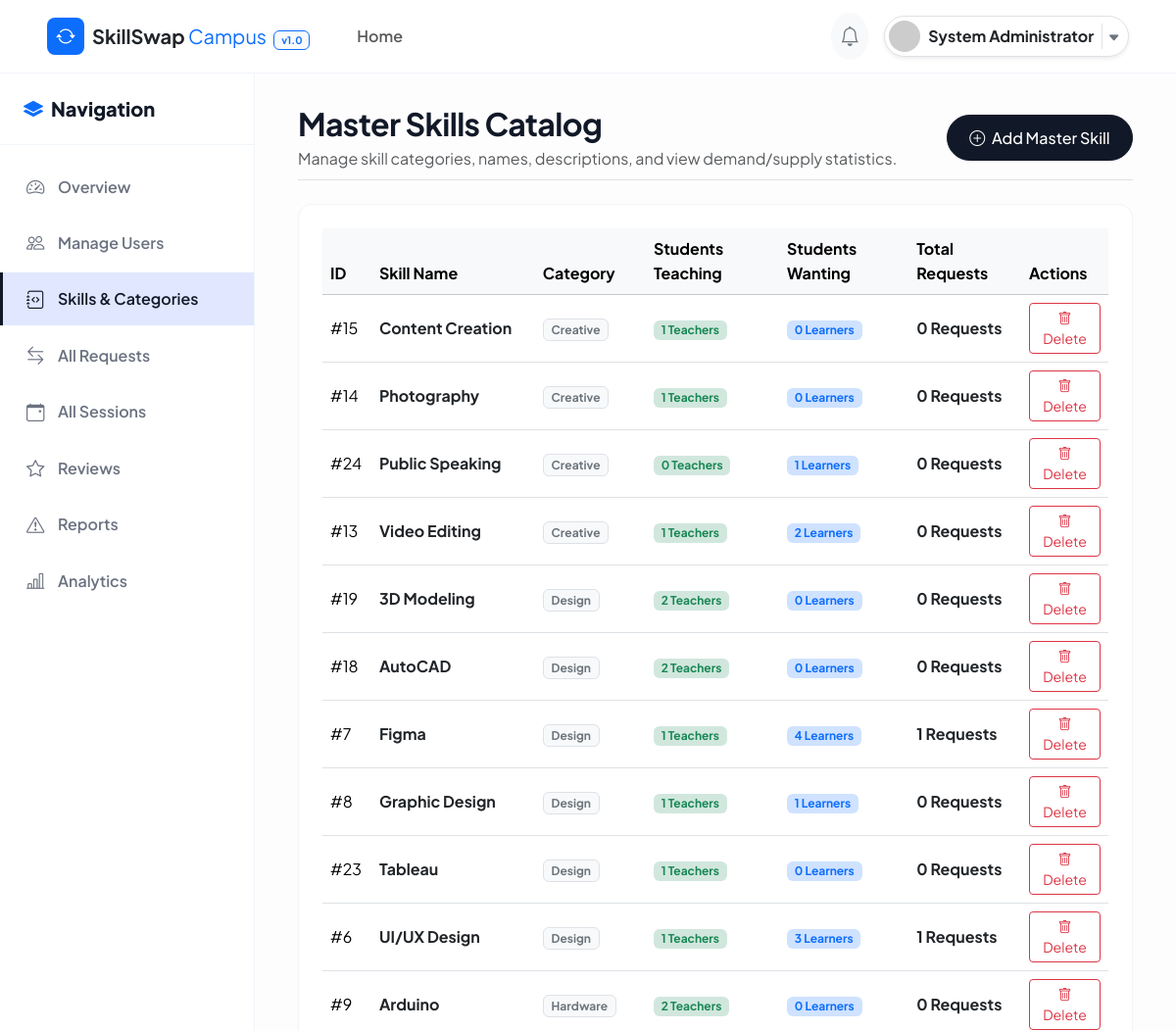
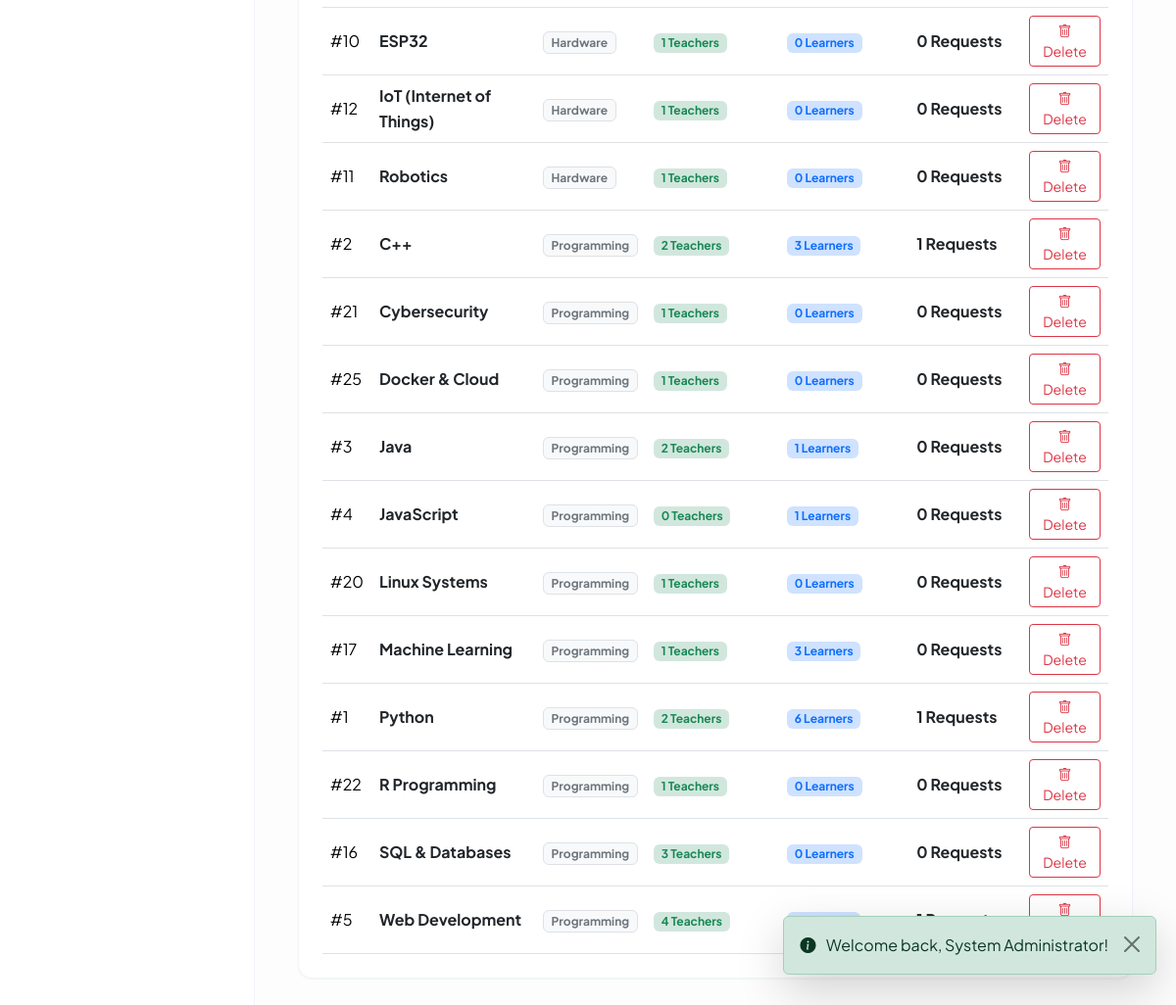
/admin/skills.php (signed in), run on the app's committed database (2 pictures, top to bottom).
### tables this page shows
CREATE TABLE `skills` (
  `skill_id` INT AUTO_INCREMENT PRIMARY KEY,
  `skill_name` VARCHAR(100) NOT NULL UNIQUE,
  `category` VARCHAR(50) NOT NULL,
  `description` TEXT DEFAULT NULL,
  `created_at` TIMESTAMP DEFAULT CURRENT_TIMESTAMP
);

### admin/skills.php (the view, shortened to what this page needs)
<?php
$pdo = Database::getConnection();
$stmtSkills = $pdo->query("SELECT * FROM vw_skill_demand_supply ORDER BY category ASC, skill_name ASC");
$skillsList = $stmtSkills->fetchAll(PDO::FETCH_ASSOC);
require_once __DIR__ . '/../includes/header.php';
require_once __DIR__ . '/../includes/navbar.php';
?>
<div class="dashboard-wrapper">
  <?php require_once __DIR__ . '/../includes/sidebar.php'; ?>
  <main class="main-content">
    <div class="container-fluid">
      <div class="d-flex flex-column flex-md-row justify-content-between align-items-md-center mb-4 pb-2 border-bottom">
        <div>
          <h2 class="fw-bold mb-1">Master Skills Catalog</h2>
          <p class="text-muted mb-0">Manage skill categories, names, descriptions, and view demand/supply statistics.</p>
        </div>
        <button class="btn btn-primary-custom mt-3 mt-md-0" data-bs-toggle="modal" data-bs-target="#addSkillModal">
          <i class="bi bi-plus-circle me-1"></i> Add Master Skill
        </button>
      </div>
      <div class="card-custom p-4">
        <div class="table-responsive">
          <table class="table table-hover align-middle mb-0">
            <thead class="table-light">
              <tr>
                <th>ID</th>
                <th>Skill Name</th>
                <th>Category</th>
                <th>Students Teaching</th>
                <th>Students Wanting</th>
                <th>Total Requests</th>
                <th>Actions</th>
              </tr>
            </thead>
            <tbody>
              <?php foreach ($skillsList as $sk): ?>
              <tr>
                <td>#<?= $sk['skill_id'] ?></td>
                <td>
                  <span class="fw-bold text-dark d-block"><?= htmlspecialchars($sk['skill_name']) ?></span>
                </td>
                <td><span class="badge bg-light text-secondary border"><?= htmlspecialchars($sk['category']) ?></span></td>
                <td><span class="badge bg-success-subtle text-success"><?= $sk['teachers_count'] ?? 0 ?> Teachers</span></td>
                <td><span class="badge bg-primary-subtle text-primary"><?= $sk['learners_count'] ?? 0 ?> Learners</span></td>
                <td class="fw-bold text-dark"><?= $sk['total_requests'] ?? 0 ?> Requests</td>
                <td>
                  <a href="skills.php?delete=<?= $sk['skill_id'] ?>" class="btn btn-sm btn-outline-danger" onclick="return confirm('Delete <?= htmlspecialchars($sk['skill_name']) ?> from catalog?');">
                    <i class="bi bi-trash"></i> Delete
                  </a>
                </td>
              </tr>
              <?php endforeach; ?>
            </tbody>
          </table>
        </div>
      </div>
    </div>
  </main>
</div>
<?php require_once __DIR__ . '/../includes/footer.php'; ?>

### assets/css/style.css (style rules this page uses)
:root { --primary: #111827; --primary-hover: #000000; --primary-light: #f3f4f6; --secondary: #4f46e5; --accent: #6366f1; --dark-bg: #030712; --dark-card: #111827; --light-bg: #fdfdfd; --surface: #ffffff; --border-color: #f1f5f9; --text-main: #111827; --text-muted: #6b7280; --text-light: #9ca3af; --success: #059669; --warning: #d97706; --danger: #dc2626; --radius-sm: 6px; --radius-md: 10px; --radius-lg: 14px; --radius-full: 9999px; --shadow-sm: 0 1px 2px rgba(0, 0, 0, 0.04); --shadow-md: 0 4px 6px -1px rgba(0, 0, 0, 0.05); --shadow-lg: 0 10px 15px -3px rgba(0, 0, 0, 0.05); --transition-fast: all 0.2s cubic-bezier(0.4, 0, 0.2, 1); --transition-normal: all 0.3s cubic-bezier(0.4, 0, 0.2, 1); }
body { font-family: 'Plus Jakarta Sans', -apple-system, BlinkMacSystemFont, "Segoe UI", Roboto, sans-serif; background-color: var(--light-bg); color: var(--text-main); min-height: 100vh; margin: 0; line-height: 1.6; }
h1, h2, h3, h4, h5, h6 { font-weight: 700; color: var(--text-main); letter-spacing: -0.02em; }
a { color: var(--primary); text-decoration: none; transition: var(--transition-fast); }
.btn-primary-custom { background: var(--primary); color: #ffffff; border: 1px solid var(--primary); padding: 0.65rem 1.4rem; border-radius: var(--radius-full); font-weight: 500; box-shadow: var(--shadow-sm); transition: var(--transition-normal); }
.card-custom { background: var(--surface); border: 1px solid var(--border-color); border-radius: var(--radius-lg); box-shadow: var(--shadow-sm); transition: var(--transition-normal); overflow: hidden; }

### assets/css/dashboard.css (style rules this page uses)
.dashboard-wrapper { display: flex; min-height: calc(100vh - 65px); position: relative; }
.main-content { flex-grow: 1; padding: 2rem; background-color: var(--light-bg); overflow-x: hidden; }

### data on the page
skills: skill_id "15", skill_name "Content Creation", category "Creative", teachers_count "1", learners_count "0", total_requests "0"
skills: skill_id "14", skill_name "Photography", category "Creative", teachers_count "1", learners_count "0", total_requests "0"
skills: skill_id "24", skill_name "Public Speaking", category "Creative", teachers_count "0", learners_count "1", total_requests "0"
skills: skill_id "13", skill_name "Video Editing", category "Creative", teachers_count "1", learners_count "2", total_requests "0"
skills: skill_id "19", skill_name "3D Modeling", category "Design", teachers_count "2", learners_count "0", total_requests "0"
skills: skill_id "18", skill_name "AutoCAD", category "Design", teachers_count "2", learners_count "0", total_requests "0"
skills: skill_id "7", skill_name "Figma", category "Design", teachers_count "1", learners_count "4", total_requests "1"
skills: skill_id "8", skill_name "Graphic Design", category "Design", teachers_count "1", learners_count "1", total_requests "0"
skills: skill_id "23", skill_name "Tableau", category "Design", teachers_count "1", learners_count "0", total_requests "0"
skills: skill_id "6", skill_name "UI/UX Design", category "Design", teachers_count "1", learners_count "3", total_requests "1"
skills: skill_id "9", skill_name "Arduino", category "Hardware", teachers_count "2", learners_count "0", total_requests "0"
skills: skill_id "10", skill_name "ESP32", category "Hardware", teachers_count "1", learners_count "0", total_requests "0"
skills: skill_id "12", skill_name "IoT (Internet of Things)", category "Hardware", teachers_count "1", learners_count "0", total_requests "0"
skills: skill_id "11", skill_name "Robotics", category "Hardware", teachers_count "1", learners_count "0", total_requests "0"
skills: skill_id "2", skill_name "C++", category "Programming", teachers_count "2", learners_count "3", total_requests "1"
skills: skill_id "21", skill_name "Cybersecurity", category "Programming", teachers_count "1", learners_count "0", total_requests "0"
skills: skill_id "25", skill_name "Docker & Cloud", category "Programming", teachers_count "1", learners_count "0", total_requests "0"
skills: skill_id "3", skill_name "Java", category "Programming", teachers_count "2", learners_count "1", total_requests "0"
skills: skill_id "4", skill_name "JavaScript", category "Programming", teachers_count "0", learners_count "1", total_requests "0"
skills: skill_id "20", skill_name "Linux Systems", category "Programming", teachers_count "1", learners_count "0", total_requests "0"
skills: skill_id "17", skill_name "Machine Learning", category "Programming", teachers_count "1", learners_count "3", total_requests "0"
skills: skill_id "1", skill_name "Python", category "Programming", teachers_count "2", learners_count "6", total_requests "1"
skills: skill_id "22", skill_name "R Programming", category "Programming", teachers_count "1", learners_count "0", total_requests "0"
skills: skill_id "16", skill_name "SQL & Databases", category "Programming", teachers_count "3", learners_count "0", total_requests "0"
skills: skill_id "5", skill_name "Web Development", category "Programming", teachers_count "4"

### other printed values
$userName "System Administrator"
$flash['message'] "Welcome back, System Administrator!"
